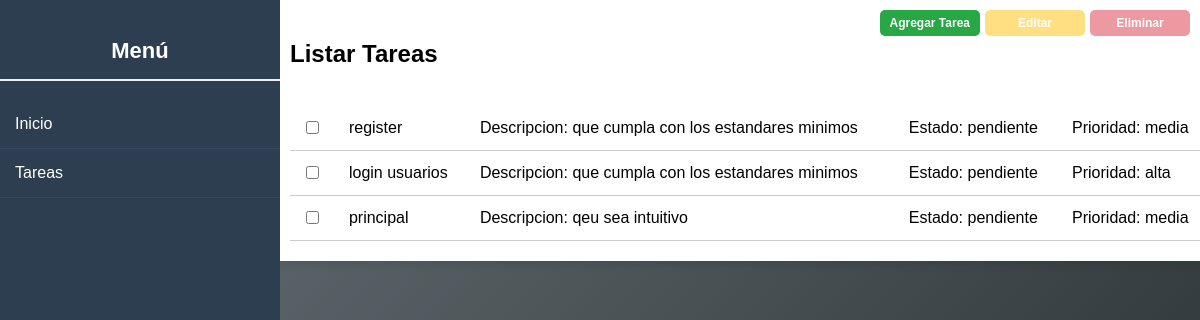
/tareas (signed in), run on an earlier commit of the app's database.
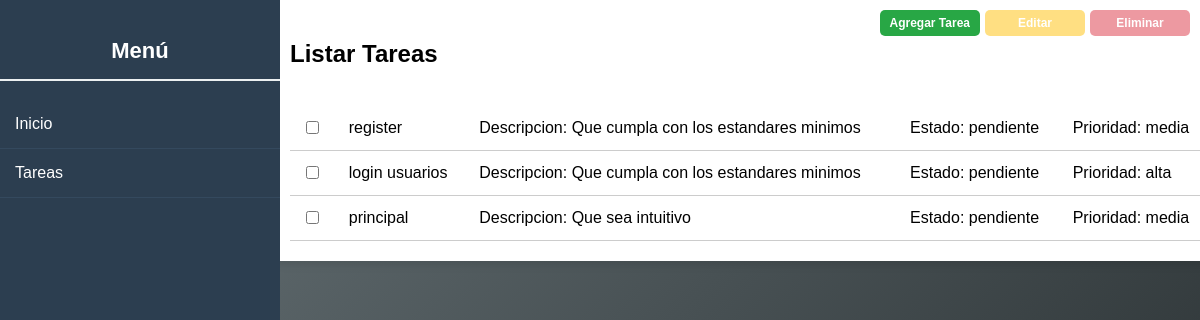
And on a later commit of the database.
### app/models/models.py (models this page shows)
class Tareas(db.Model):
    id = db.Column(db.Integer, primary_key=True)
    titulo = db.Column(db.String(500), nullable=False)
    descripcion = db.Column(db.Text, nullable=False)
    fecha_creacion = db.Column(db.Date, default=datetime.utcnow, nullable=False)
    fecha_limite = db.Column(db.Date, nullable=True)
    prioridad = db.Column(db.Enum('baja', 'media', 'alta', name='prioridad_enum'), default='media')
    estado = db.Column(db.Enum('pendiente', 'progreso', 'completado', name='estado_enum'), default='pendiente')
    responsable_id = db.Column(db.Integer, db.ForeignKey('usuario.id', ondelete="CASCADE"), nullable=False)

### app/controls/control_tarea.py (the view)
@app.route("/tareas", methods=[ 'Get', 'POST' ])
def tareas():
    usuario = Usuario.query.get(session['user_id'])
    tasks = Tareas.query.filter_by(responsable_id=usuario.id).all()
    return render_template("tareas.html", user_nombre=session['user_nombre'], usuario=usuario, tasks=tasks)

### app/templates/tareas.html (shortened to what this page needs)
<!DOCTYPE html>
<html lang="es">
<head>
    <link rel="stylesheet" href="../static/css/tareas.css">
</head>
<body>
    {% extends "principal.html" %}
    {% block content %}
        <div class="actions">
            <a class="add_task" href="{{ url_for('add_task') }}">Agregar Tarea</a>
            <a class="edit_task btn editar" id="edit-link" href="#" style="pointer-events: none; opacity: 0.5;">Editar</a>
            <a class="delete_task btn eliminar" id="delete-link" href="#" style="pointer-events: none; opacity: 0.5;">Eliminar</a>
        </div>
        <div class="task-container">
            <div class="list">
                <h2>Listar Tareas</h2><br>
                <div class="task-list">
                    {% if tasks %}
                        <table class="task-table">
                            <tbody>
                                {% for task in tasks %}
                                <tr class="task-item">
                                    <td>
                                        <input type="checkbox" class="task-select" data-id="{{ task.id }}">
                                    </td>
                                    <td>{{ task.titulo }}</td>
                                    <td><span class"status">Descripcion: {{ task.descripcion }}</td>
                                    <td><span class="status">Estado: {{ task.estado }}</span></td>
                                    <td><span class="priority">Prioridad: {{ task.prioridad }}</span></td>
                                </tr>
                                {% endfor %}
                            </tbody>
                        </table>
                    {% else %}
                        <p>No hay tareas disponibles</p>
                    {% endif %}
                </div>
            </div>
        </div>
    {% endblock content %}

What changed in the data, as far as the page shows it:
changed Tareas "register": descripcion "que cumpla con los estandares minimos" → "Que cumpla con los estandares minimos"
changed Tareas "login usuarios": descripcion "que cumpla con los estandares minimos" → "Que cumpla con los estandares minimos"
changed Tareas "principal": descripcion "qeu sea intuitivo" → "Que sea intuitivo"
